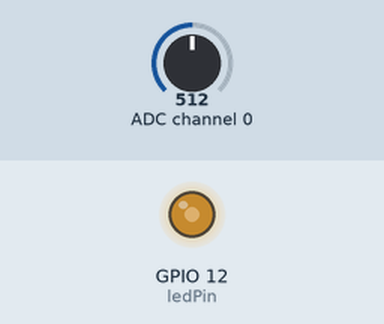
Bench run of a program on a simulated Raspberry Pi (BCM pin numbers). Shown: output pins drawn as LEDs (lit = HIGH). The inputs (shaded band) are chosen by the test bench; at power-on: ADC channel 0 = 512 (analog values on the 0–1023 scale).

Above: at 1.2 s.
1.3 s: ADC channel 0 set to 716
At 1.8 s:
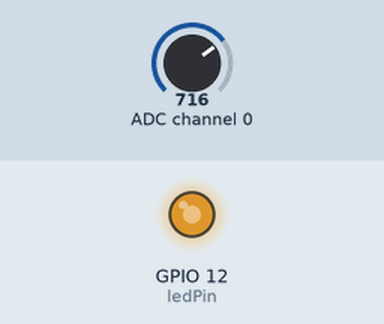
2.8 s: ADC channel 0 set to 900
At 4.0 s:
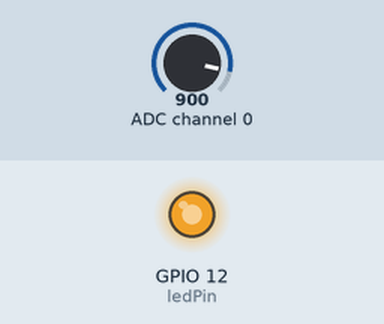
4.3 s: ADC channel 0 set to 122
At 5.4 s:
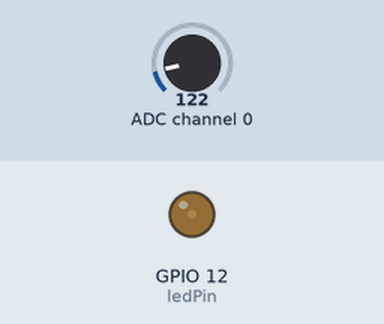
5.8 s: ADC channel 0 set to 0
At 6.5 s:
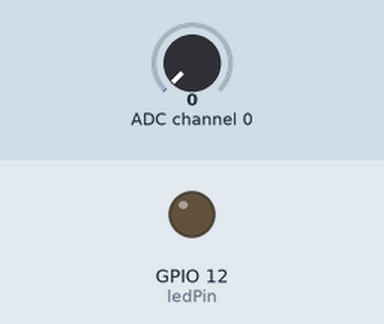
Timing chart, 0 to 8.3 s (numbered marks = the images above; inputs shaded):
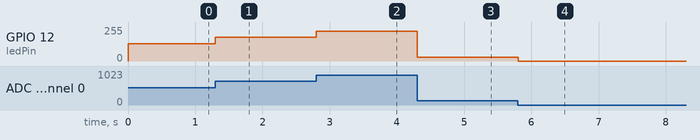

Measured:
- after the input at 1.3 s, GPIO 12 (ledPin): 128/255 → 178/255 at once
- after the input at 2.8 s, GPIO 12 (ledPin): 178/255 → 224/255 at once
- after the input at 4.3 s, GPIO 12 (ledPin): 224/255 → 30/255 at once
- after the input at 5.8 s, GPIO 12 (ledPin): 30/255 → 0/255 at once

The program:

rkquswjgkd.py
```python
import RPi.GPIO as g
import time
import spidev

ledPin = 12

g.setmode(g.BCM)
g.setup(ledPin, g.OUT)

pwm = g.PWM(ledPin, 100)
pwm.start(0)

spi = spidev.SpiDev()
spi.open(0,0) # open No.0 channel
spi.max_speed_hz = 1000000

def ReadVol(vol):
    adc = spi.xfer2([1,(0x08+vol) << 4, 0])
    data = ((adc[1]&0x03) << 8) + adc[2]
    return data

while True:
    a = ReadVol(0)
    pwm.ChangeDutyCycle(a/1023*100)
    time.sleep(0.1)
```
